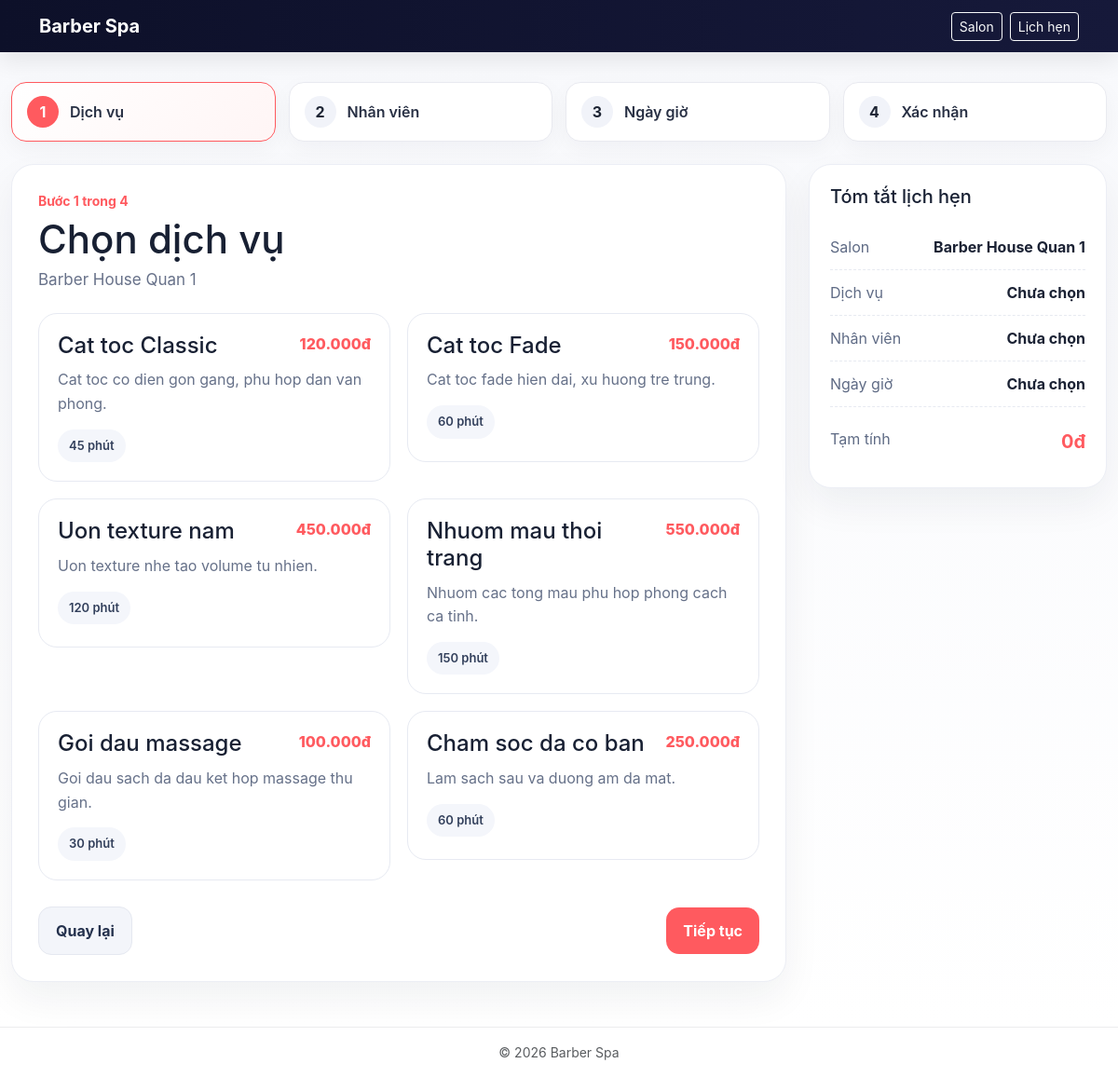
The app's page /booking/create?salon_id=1&step=1 (signed in) with its own data.
### tables this page shows
CREATE TABLE salons (
    id INT UNSIGNED AUTO_INCREMENT PRIMARY KEY,
    owner_id INT UNSIGNED NOT NULL,
    name VARCHAR(200) NOT NULL,
    address VARCHAR(255) NOT NULL,
    district VARCHAR(100) NOT NULL,
    city VARCHAR(100) NOT NULL,
    phone VARCHAR(20) NOT NULL,
    description TEXT NULL,
    search_keywords TEXT NULL,
    open_time TIME NOT NULL DEFAULT '08:00:00',
    close_time TIME NOT NULL DEFAULT '20:00:00',
    working_days VARCHAR(100) NOT NULL DEFAULT '1,2,3,4,5,6',
    avg_rating DECIMAL(3,2) NOT NULL DEFAULT 0.00,
    total_reviews INT NOT NULL DEFAULT 0,
    total_bookings INT NOT NULL DEFAULT 0,
    status ENUM('pending', 'active', 'hidden', 'rejected', 'deleted') NOT NULL DEFAULT 'pending',
    reject_reason TEXT NULL,
    latitude DECIMAL(10,7) NULL,
    longitude DECIMAL(10,7) NULL,
    created_at TIMESTAMP NULL DEFAULT CURRENT_TIMESTAMP,
    updated_at TIMESTAMP NULL DEFAULT CURRENT_TIMESTAMP ON UPDATE CURRENT_TIMESTAMP,

    CONSTRAINT fk_salons_owner
        FOREIGN KEY (owner_id) REFERENCES users(id)
        ON DELETE CASCADE,

    INDEX idx_salons_owner (owner_id),
    INDEX idx_salons_status (status),
    INDEX idx_salons_city (city),
    INDEX idx_salons_district (district),
    INDEX idx_salons_rating (avg_rating),
    INDEX idx_salons_bookings (total_bookings),
    FULLTEXT KEY ft_salons_search (name, description, search_keywords)
);

CREATE TABLE services (
    id INT UNSIGNED AUTO_INCREMENT PRIMARY KEY,
    salon_id INT UNSIGNED NOT NULL,
    category_id INT UNSIGNED NOT NULL,
    name VARCHAR(200) NOT NULL,
    description TEXT NULL,
    price DECIMAL(12,2) NOT NULL DEFAULT 0.00,
    duration INT NOT NULL COMMENT 'Duration in minutes',
    image VARCHAR(255) NULL,
    is_active TINYINT(1) NOT NULL DEFAULT 1,
    sort_order INT NOT NULL DEFAULT 0,

    CONSTRAINT fk_services_salon
        FOREIGN KEY (salon_id) REFERENCES salons(id)
        ON DELETE CASCADE,

    CONSTRAINT fk_services_category
        FOREIGN KEY (category_id) REFERENCES categories(id)
        ON DELETE RESTRICT,

    INDEX idx_services_salon (salon_id),
    INDEX idx_services_category (category_id),
    INDEX idx_services_active (is_active),
    INDEX idx_services_price (price),
    INDEX idx_services_sort (sort_order)
);

### core/helpers.php (called while the page is built, shortened)
<?php
function e(?string $value): string
{
    return htmlspecialchars((string) $value, ENT_QUOTES, 'UTF-8');
}
function formatMoney(float $amount): string
{
    return number_format($amount, 0, ',', '.') . 'đ';
}
function render(string $view, array $data = [], string $layout = 'app'): void
{
    extract($data, EXTR_SKIP);
    require __DIR__ . '/../views/' . $view . '.php';
}

### core/Database.php (called while the page is built, shortened)
<?php
class Database
{
    private static ?PDO $instance = null;
    public static function getInstance(): PDO
    {
        if (self::$instance === null) {
            $dsn = 'mysql:host=' . DB_HOST
                . ';port=' . DB_PORT
                . ';dbname=' . DB_NAME
                . ';charset=' . DB_CHARSET;
            $options = [
                PDO::ATTR_ERRMODE => PDO::ERRMODE_EXCEPTION,
                PDO::ATTR_DEFAULT_FETCH_MODE => PDO::FETCH_ASSOC,
                PDO::ATTR_EMULATE_PREPARES => false,
            ];
            self::$instance = new PDO($dsn, DB_USER, DB_PASS, $options);
        }
        return self::$instance;
    }
}

### models/Salon.php (called while the page is built, shortened)
<?php
class Salon
{
    private PDO $db;
    public function __construct()
    {
        $this->db = Database::getInstance();
    }
    public function findActiveById(int $id): ?array
    {
        $sql = "SELECT * FROM salons
                WHERE id = :id AND status = 'active'
                LIMIT 1";
        $stmt = $this->db->prepare($sql);
        $stmt->execute(['id' => $id]);
        $salon = $stmt->fetch();
        return $salon ?: null;
    }
}

### models/Service.php (called while the page is built, shortened)
<?php
class Service
{
    private PDO $db;
    public function __construct()
    {
        $this->db = Database::getInstance();
    }
    public function getBySalonId(int $salonId, bool $onlyActive = false): array
    {
        $sql = "SELECT s.*, c.name AS category_name, c.icon AS category_icon
                FROM services s
                LEFT JOIN categories c ON c.id = s.category_id
                WHERE s.salon_id = :salon_id";
        $params = ['salon_id' => $salonId];
        if ($onlyActive) {
            $sql .= " AND s.is_active = 1";
        }
        $sql .= " ORDER BY s.sort_order ASC, s.id ASC";
        $stmt = $this->db->prepare($sql);
        $stmt->execute($params);
        return $stmt->fetchAll();
    }
    public function getActiveBySalonId(int $salonId): array
    {
        return $this->getBySalonId($salonId, true);
    }
}

### views/booking/step1-services.php (the view, shortened to what this page needs)
<?php
$selectedServices = (array) ($wizard['summary']['services'] ?? []);
$selectedServiceNames = array_map(
    static fn (array $service): string => (string) ($service['name'] ?? ''),
    $selectedServices
);
$selectedServiceText = empty($selectedServiceNames) ? 'Chưa chọn' : implode(', ', array_filter($selectedServiceNames));
$selectedPrice = !empty($wizard['summary']['total_price']) ? formatMoney((float) $wizard['summary']['total_price']) : '0đ';
?>
<div class="bk-page">
    <div class="bk-shell container">
        <div class="bk-progress">
            <div class="bk-step is-active">
                <span class="bk-step-index">1</span>
                <span class="bk-step-text">Dịch vụ</span>
            </div>
            <div class="bk-step">
                <span class="bk-step-index">2</span>
                <span class="bk-step-text">Nhân viên</span>
            </div>
            <div class="bk-step">
                <span class="bk-step-index">3</span>
                <span class="bk-step-text">Ngày giờ</span>
            </div>
            <div class="bk-step">
                <span class="bk-step-index">4</span>
                <span class="bk-step-text">Xác nhận</span>
            </div>
        </div>
        <div class="bk-layout">
            <div>
                <div class="bk-panel">
                    <div class="bk-head">
                        <p class="bk-kicker">Bước 1 trong 4</p>
                        <h1 class="bk-title">Chọn dịch vụ</h1>
                        <p class="bk-subtitle"><?= e($salon['name']) ?></p>
                    </div>
                    <form method="POST" action="<?= e(BASE_URL . '/booking/create?salon_id=' . $salon['id'] . '&step=1') ?>">
                        <?php if (empty($services)): ?>
                            <div class="ui-empty-state">
                                <div class="ui-empty-icon">S</div>
                                <h5 class="fw-bold">Chưa có dịch vụ</h5>
                                <p class="text-muted mb-0">Salon này hiện chưa có dịch vụ khả dụng.</p>
                            </div>
                        <?php else: ?>
                            <div class="bk-grid">
                                <?php foreach ($services as $service): ?>
                                    <?php $serviceId = (int) $service['id']; ?>
                                    <div class="bk-choice">
                                        <label class="bk-choice-card" for="service_<?= $serviceId ?>">
                                            <div class="bk-choice-top">
                                                <h3 class="bk-choice-title"><?= e((string) $service['name']) ?></h3>
                                                <div class="bk-choice-price"><?= e(formatMoney((float) $service['price'])) ?></div>
                                            </div>
                                            <p class="bk-choice-desc">
                                                <?= e((string) ($service['description'] ?? 'Dịch vụ chăm sóc và tạo kiểu chuyên nghiệp.')) ?>
                                            </p>
                                            <div class="bk-badges">
                                                <span class="bk-badge"><?= e((string) $service['duration']) ?> phút</span>
                                            </div>
                                        </label>
                                    </div>
                                <?php endforeach; ?>
                            </div>
                        <?php endif; ?>
                        <div class="bk-actions">
                            <div class="bk-actions-side">
                                <a href="<?= e(BASE_URL . '/salon/' . $salon['id']) ?>" class="bk-btn bk-btn-secondary">
                                    Quay lại
                                </a>
                            </div>
                            <div class="bk-actions-side">
                                <button type="submit" class="bk-btn bk-btn-primary">
                                    Tiếp tục
                                </button>
                            </div>
                        </div>
                    </form>
                </div>
            </div>
            <aside>
                <div class="bk-summary">
                    <h3 class="bk-summary-title">Tóm tắt lịch hẹn</h3>
                    <div class="bk-summary-row">
                        <span>Salon</span>
                        <strong><?= e($salon['name'] ?? 'Chưa chọn') ?></strong>
                    </div>
                    <div class="bk-summary-row">
                        <span>Dịch vụ</span>
                        <strong><?= e($selectedServiceText) ?></strong>
                    </div>
                    <div class="bk-summary-row">
                        <span>Nhân viên</span>
                        <strong>Chưa chọn</strong>
                    </div>
                    <div class="bk-summary-row">
                        <span>Ngày giờ</span>
                        <strong>Chưa chọn</strong>
                    </div>
                    <div class="bk-summary-row is-total">
                        <span>Tạm tính</span>
                        <strong><?= e($selectedPrice) ?></strong>
                    </div>
                </div>
            </aside>
        </div>
    </div>
</div>

### index.php (shortened to what this page needs)
<?php
require_once __DIR__ . '/core/Database.php';
require_once __DIR__ . '/core/helpers.php';
$path = trim($_GET['path'] ?? '', '/');
foreach ($routes as $pattern => $handler) {
    $regex = '#^' . $pattern . '$#';
    if (preg_match($regex, $path, $matches)) {
        $params = array_slice($matches, 1);
        [$file, $method] = explode('@', $handler);
        $controller = new $className();
        call_user_func_array([$controller, $method], $params);
        break;
    }
}

### public/css/style.css (style rules this page uses)
:root { --primary-color: #0d6efd; --dark-color: #0f172a; --dark-2: #111827; --text-color: #1f2937; --muted-color: #6b7280; --light-bg: #f3f4f6; --white: #ffffff; --border-color: #e5e7eb; --shadow-soft: 0 10px 30px rgba(15, 23, 42, 0.08); --shadow-medium: 0 20px 40px rgba(15, 23, 42, 0.12); --radius-lg: 22px; --radius-md: 16px; --radius-sm: 12px; }
html { scroll-behavior: smooth; }
body { font-family: "Inter", system-ui, -apple-system, BlinkMacSystemFont, "Segoe UI", sans-serif; background: linear-gradient(180deg, #e2e8f0 0%, #eff6ff 42%, #f8fafc 100%); color: var(--text-color); }
.booking-flow-body { min-height: 100vh; background: radial-gradient(circle at top left, rgba(37, 99, 235, 0.12), transparent 26%), linear-gradient(180deg, #dbeafe 0%, #eff6ff 40%, #f8fafc 100%); }

### views/layouts/booking.php (style rules this page uses)
.bk-page { background: linear-gradient(180deg, #f8f9fc 0%, #ffffff 100%); min-height: 100vh; padding: 32px 0 48px; }
.bk-shell { max-width: 1200px; }
.bk-progress { display: grid; grid-template-columns: repeat(4, 1fr); gap: 14px; margin-bottom: 24px; }
.bk-step { display: flex; align-items: center; gap: 12px; padding: 14px 16px; border: 1px solid #e9eaf0; border-radius: 16px; background: #ffffff; box-shadow: 0 8px 24px rgba(18, 38, 63, 0.04); }
.bk-step.is-active { border-color: #ff5a5f; background: linear-gradient(135deg, #fff 0%, #fff5f5 100%); }
.bk-step-index { width: 34px; height: 34px; flex-shrink: 0; border-radius: 999px; display: inline-flex; align-items: center; justify-content: center; background: #f1f3f9; color: #1d2433; font-weight: 700; }
.bk-step.is-active .bk-step-index { background: #ff5a5f; color: #ffffff; }
.bk-step-text { font-weight: 600; color: #283044; }
.bk-layout { display: grid; grid-template-columns: minmax(0, 1fr) 320px; gap: 24px; align-items: start; }
.bk-panel, .bk-summary { background: #ffffff; border: 1px solid #eceef5; border-radius: 24px; box-shadow: 0 18px 40px rgba(19, 31, 55, 0.06); }
.bk-panel { padding: 28px; }
.bk-summary { padding: 22px; position: sticky; top: 24px; }
.bk-head { margin-bottom: 22px; }
.bk-kicker { margin: 0 0 8px; color: #ff5a5f; font-weight: 700; font-size: 14px; }
.bk-title { margin: 0 0 8px; font-size: 42px; line-height: 1.1; color: #182033; }
.bk-subtitle { margin: 0; color: #677189; font-size: 17px; }
.bk-summary-title { margin: 0 0 18px; font-size: 20px; color: #182033; }
.bk-summary-row { display: flex; justify-content: space-between; gap: 12px; padding: 12px 0; border-bottom: 1px dashed #e7eaf1; color: #5f6b85; }
.bk-summary-row strong { color: #1b2234; text-align: right; }
.bk-summary-row.is-total { border-bottom: 0; padding-top: 18px; margin-top: 4px; }
.bk-summary-row.is-total strong { color: #ff5a5f; font-size: 20px; }
.bk-grid { display: grid; grid-template-columns: repeat(2, minmax(0, 1fr)); gap: 18px; }
.bk-choice { position: relative; }
.bk-choice-card { display: block; min-height: 160px; padding: 20px; border: 1.5px solid #e7eaf2; border-radius: 20px; background: #ffffff; cursor: pointer; transition: 0.2s ease; }
.bk-choice-top { display: flex; justify-content: space-between; gap: 16px; align-items: flex-start; margin-bottom: 10px; }
.bk-choice-title { margin: 0; font-size: 24px; color: #182033; }
.bk-choice-price { font-weight: 800; color: #ff5a5f; white-space: nowrap; }
.bk-choice-desc { margin: 0 0 14px; color: #667189; line-height: 1.6; }
.bk-badges { display: flex; gap: 10px; flex-wrap: wrap; }
.bk-badge { display: inline-flex; align-items: center; border-radius: 999px; padding: 8px 12px; background: #f4f6fb; color: #33405c; font-size: 13px; font-weight: 600; }
.bk-actions { display: flex; justify-content: space-between; align-items: center; gap: 12px; margin-top: 28px; flex-wrap: wrap; }
.bk-actions-side { display: flex; gap: 12px; flex-wrap: wrap; }
.bk-btn { appearance: none; border-radius: 14px; padding: 13px 18px; font-weight: 700; text-decoration: none; display: inline-flex; align-items: center; justify-content: center; cursor: pointer; transition: 0.2s ease; }
.bk-btn-primary { border: 0; background: #ff5a5f; color: #fff; }
.bk-btn-secondary { background: #f3f5fa; color: #24314d; border: 1px solid #e5e8f0; }

### records on screen
salons: name "Barber House Quan 1"
services: name "Cat toc Classic", price "120.000đ", description "Cat toc co dien gon gang, phu hop dan van phong.", duration "45"
services: name "Cat toc Fade", price "150.000đ", description "Cat toc fade hien dai, xu huong tre trung.", duration "60"
services: name "Uon texture nam", price "450.000đ", description "Uon texture nhe tao volume tu nhien.", duration "120"
services: name "Nhuom mau thoi trang", price "550.000đ", description "Nhuom cac tong mau phu hop phong cach ca tinh.", duration "150"
services: name "Goi dau massage", price "100.000đ", description "Goi dau sach da dau ket hop massage thu gian.", duration "30"
services: name "Cham soc da co ban", price "250.000đ", description "Lam sach sau va duong am da mat.", duration "60"
